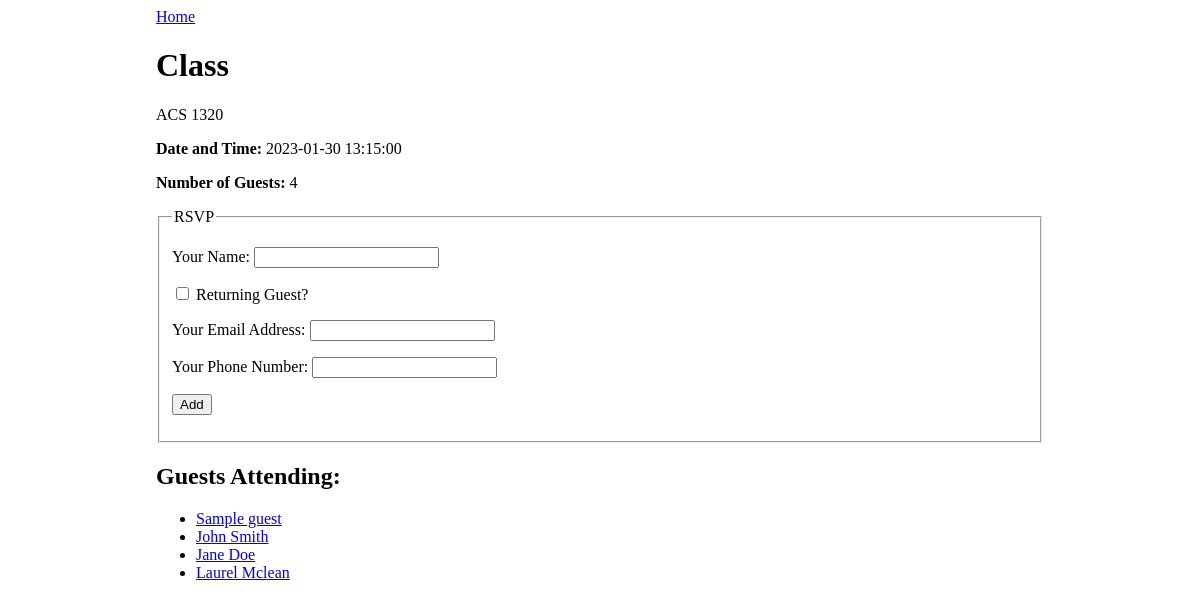
Screenshot of /event/2 with the database file from the repository.
### events_app/models.py (models this page shows)
class Event(db.Model):
    id = db.Column(db.Integer, primary_key=True)
    title = db.Column(db.String(80), nullable=False)
    description = db.Column(db.String(250))
    date_and_time = db.Column(db.DateTime)
    guests = db.relationship(
        'Guest', secondary='guest_event', back_populates='events_attending')
    event_type = db.Column(db.Enum(Type), default=Type.OTHER)

class Guest(db.Model):
    id = db.Column(db.Integer, primary_key=True)
    name = db.Column(db.String(80), nullable=False)
    email = db.Column(db.String(80), nullable=False, unique=True)
    phone = db.Column(db.String(10), nullable=False)
    events_attending = db.relationship(
        'Event', secondary='guest_event', back_populates='guests')

### events_app/routes.py (the view)
@main.route('/event/<event_id>', methods=['GET'])
def event_detail(event_id):
    event = Event.query.get(event_id)
    return render_template('event_detail.html', event=event)

### events_app/templates/event_detail.html (shortened to what this page needs)
{% extends 'base.html' %}
{% block content %}
<a href="/">Home</a>
<h1>{{ event.title }}</h1>
<p>{{ event.description }}</p>
<p><strong>Date and Time: </strong>{{ event.date_and_time }}</p>
<p><strong>Number of Guests: </strong>{{ event.guests|length }}</p>
<form method="POST">
    <fieldset>
        <legend>RSVP</legend>
        <p>
            <label>
                Your Name:
                <input type="text" name="guest_name">
            </label>
        </p>
        <p>
            <label>
                <input type="checkbox" name="returning" onchange="returningGuestChanged(this.checked)">
                Returning Guest?
            </label>
        </p>
        <div id="new-guest-info">
            <p>
                <label>
                    Your Email Address:
                    <input type="email" name="email">
                </label>
            </p>
            <p>
                <label>
                    Your Phone Number:
                    <input type="phone" name="phone">
                </label>
            </p>
        </div>
        <p>
            <input type="submit" name="submit" value="Add">
        </p>
    </fieldset>
</form>
<h2>Guests Attending:</h2>
<ul>
    {% for guest in event.guests %}
    <li><a href="/guest/{{ guest.id }}">{{ guest.name }}</a></li>
    {% endfor %}
</ul>
{% endblock %}

### events_app/static/style.css (style rules this page uses)
body { display: flex; justify-content: center; }

### rows the page displays
Event: title "Class", description "ACS 1320", date_and_time "2023-01-30 13:15:00"
Guest: name "Sample guest"
Guest: name "John Smith"
Guest: name "Jane Doe"
Guest: name "Laurel Mclean"

### other values shown
{{ event.guests|length }} "4"
